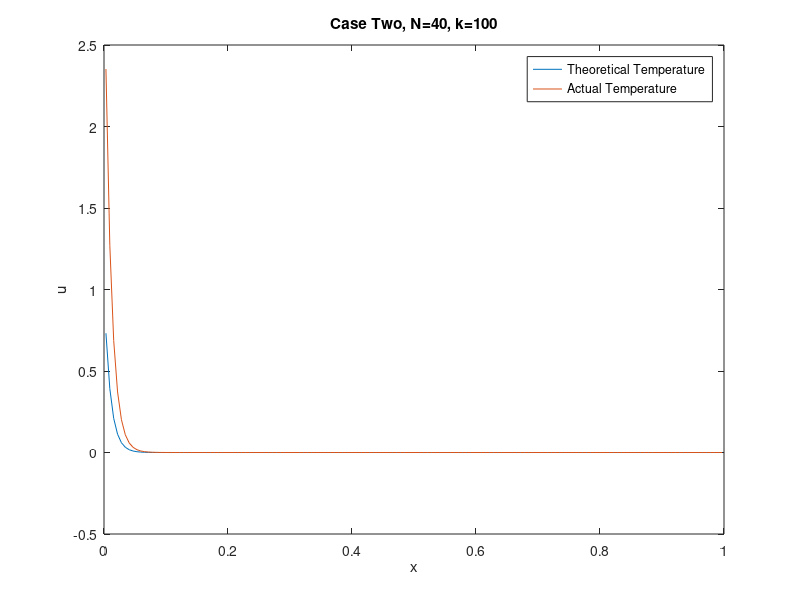

Source code (MATLAB):
%%Boundary Conditions and givens
n=80; %increase for grid convergence
L=1;
k=100;
lambda=(k^2);
U0=1;
v=1;
h=L/n;
a=ones(n+2,1);                          %superdiagonal
b=-(2+lambda*(h^2))*ones(n+2,1);        %diagonal
c=ones(n+2,1);                          %subdiagonal
d=zeros(n+2,1);
b(1)=1;     
c(1)=1;     
a(n+2)=1;   
b(n+2)=1;
d(1)=2*U0;

c1=zeros(n+2,1);
d1=zeros(n+2,1);
d1(1)=d(1)/b(1);
c1(1)=c(1)/b(1);

for i=2:n+2
c1(i)=c(i)/(b(i)-a(i)*c1(i-1));
d1(i)=(d(i)-a(i)*d1(i-1))/(b(i)-a(i)*c1(i-1));
end
%back substitution
u=zeros(n+2,1);
u(n+2)=d1(n+2);
for i=n+1:-1:1
    u(i)=d1(i)-c1(i)*u(i+1);
end
%%Graphing
x=h/2:h:(L-h/2);
ut=(((sinh(k*(L-x))+sinh(k*x))/sinh(k*L))-1)*(1/(k^2))+U0*(sinh(k*(L-x))/sinh(k*L));
%%plot(x,ut,x,u(2:n+1))
%%title('Case One, N=20, k=100')
%%xlabel('x')
%%ylabel('u')
%%legend('Theoretical Temperature','Actual Temperature')

%%Part 2
h=L/n;
U0=1
a=-ones(n+2,1);
b=(2+lambda*(h^2))*ones(n+2,1);
c=-ones(n+2,1);
d=zeros(n+2,1);
b(1)=1;
a(n+2)=1;
c(1)=-1
b(n+2)=1
d(1)=n*2*h;
%%Forward elimination
d1=zeros(n+2,1);
c1=zeros(n+2,1);
d1(1)=d(1)/b(1);
c1(1)=c(1)/b(1);
for i=2:n+2
    c1(i)=c(i)/(b(i)-a(i)*c1(i-1));
    d1(i)=(d(i)-a(i)*d1(i-1))/(b(i)-a(i)*c1(i-1));
end
%Back Substitiution
u=zeros(n+2,1);
u(n+2)=d1(n+2);
for i=n+1:-1:1
    u(i)=d1(i)-c1(i)*u(i+1);
end
ut2=((cosh(k*x)/cosh(k*L))-1)*(1/(k^2))-(v/k)*(sinh(k*(L-x))/cosh(k*L));
plot(x,ut2,x,u(2:n+1))
plot(x,ut,x,u(2:n+1))
title('Case Two, N=40, k=100')
xlabel('x')
ylabel('u')
legend('Theoretical Temperature','Actual Temperature')

%%error of u for n

du_n(n+2,1)=ut(i)-u(i);

error_n=abs(sum(du_n))


%%2n
%%Boundary Conditions and givens
n=2*n; %increase for grid convergence
L=1;
k=100;
lambda=(k^2);
U0=1;
v=1;
h=L/n;
a=ones(n+2,1);                          %superdiagonal
b=-(2+lambda*(h^2))*ones(n+2,1);        %diagonal
c=ones(n+2,1);                          %subdiagonal
d=zeros(n+2,1);
b(1)=1;     
c(1)=1;     
a(n+2)=1;   
b(n+2)=1;
d(1)=2*U0;

c1=zeros(n+2,1);
d1=zeros(n+2,1);
d1(1)=d(1)/b(1);
c1(1)=c(1)/b(1);

for i=2:n+2
c1(i)=c(i)/(b(i)-a(i)*c1(i-1));
d1(i)=(d(i)-a(i)*d1(i-1))/(b(i)-a(i)*c1(i-1));
end
%back substitution
u1=zeros(n+2,1);
u1(n+2)=d1(n+2);
for i=n+1:-1:1
    u1(i)=d1(i)-c1(i)*u1(i+1);
end
%%Graphing
x=h/2:h:(L-h/2);
ut=(((sinh(k*(L-x))+sinh(k*x))/sinh(k*L))-1)*(1/(k^2))+U0*(sinh(k*(L-x))/sinh(k*L));
%%plot(x,ut,x,u(2:n+1))
%%title('Case One, N=20, k=100')
%%xlabel('x')
%%ylabel('u')
%%legend('Theoretical Temperature','Actual Temperature')

%%Part 2
h=L/n;
U0=1
a=-ones(n+2,1);
b=(2+lambda*(h^2))*ones(n+2,1);
c=-ones(n+2,1);
d=zeros(n+2,1);
b(1)=1;
a(n+2)=1;
c(1)=-1
b(n+2)=1
d(1)=n*2*h;
%%Forward elimination
d1=zeros(n+2,1);
c1=zeros(n+2,1);
d1(1)=d(1)/b(1);
c1(1)=c(1)/b(1);
for i=2:n+2
    c1(i)=c(i)/(b(i)-a(i)*c1(i-1));
    d1(i)=(d(i)-a(i)*d1(i-1))/(b(i)-a(i)*c1(i-1));
end
%Back Substitiution
u1=zeros(n+2,1);
u1(n+2)=d1(n+2);
for i=n+1:-1:1
    u1(i)=d1(i)-c1(i)*u1(i+1);
end
ut2=((cosh(k*x)/cosh(k*L))-1)*(1/(k^2))-(v/k)*(sinh(k*(L-x))/cosh(k*L));
plot(x,ut2,x,u1(2:n+1))
plot(x,ut,x,u1(2:n+1))
title('Case Two, N=40, k=100')
xlabel('x')
ylabel('u')
legend('Theoretical Temperature','Actual Temperature')

%%error of u for n

du_2n(n+2,1)=ut2(i)-u1(i);

error_2n=abs(sum(du_2n))

%%Order of Accuracy

OAC=log((error_n/error_2n))/log(2)
